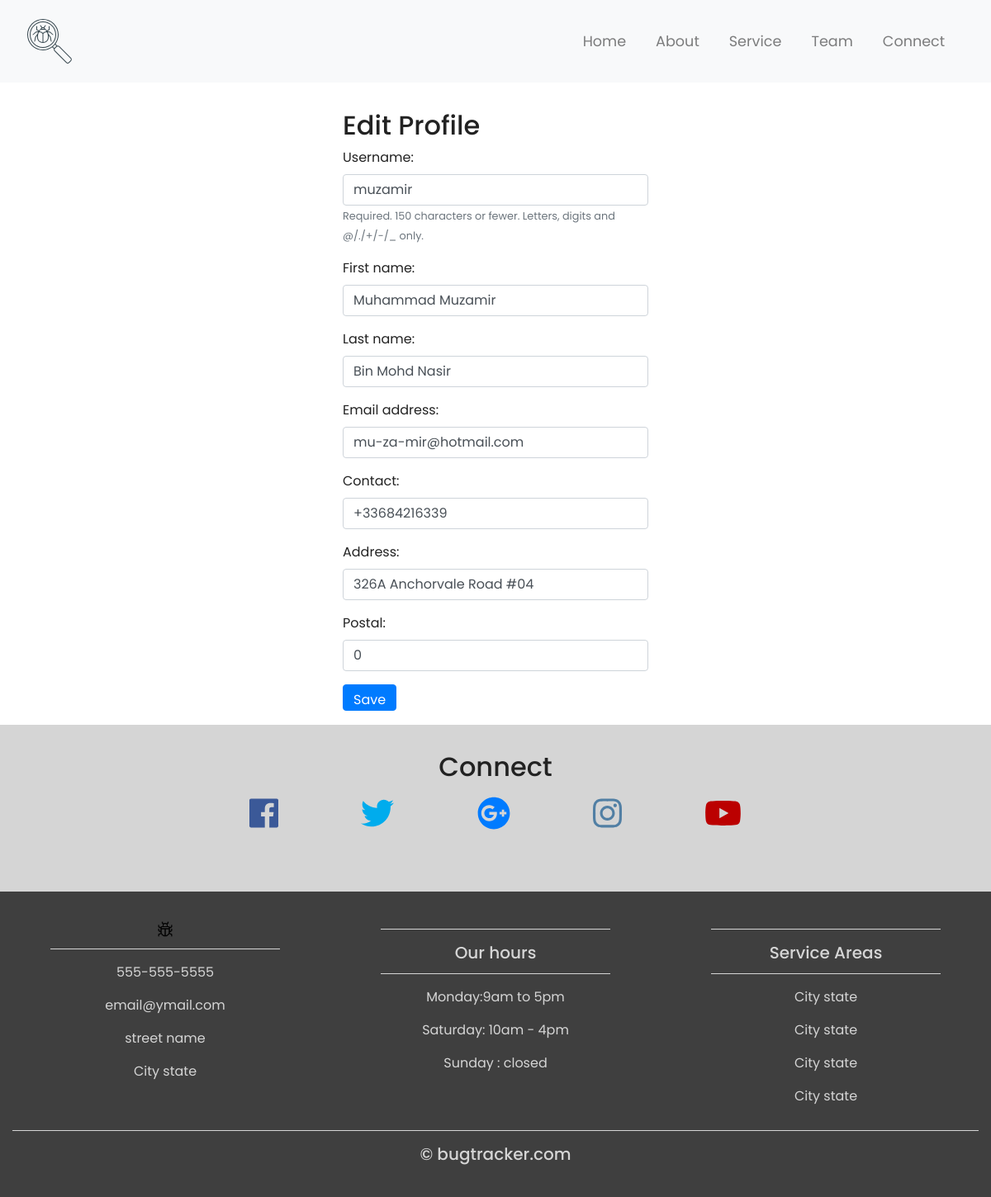
/users/2/profile/edit, run on the app's committed database.
### users/models.py (models this page shows, shortened)
class CustomUser(AbstractUser):
    address = models.CharField(max_length=500, blank=True)
    postal = models.PositiveIntegerField(default=0,blank=True,validators=[MaxValueValidator(1000)])
    contact = PhoneNumberField(blank=True)

### users/views.py (the view, shortened to what this page needs)
# urls.py: path('<int:pk>/profile/edit', views.EditProfile.as_view(), name='edit-profile'),
class EditProfile(generic.edit.UpdateView):
    form_class= CustomUserChangeForm
    template_name = 'edit_profile.html'
    model = User
    def get(self,request,pk):
        print(pk)
        self.object = User.objects.get(id=pk)
        form_class = self.get_form_class()
        form = self.get_form(form_class)
        context = self.get_context_data(object=self.object, form=form)
        return self.render_to_response(context)

### users/forms.py
class CustomUserChangeForm(UserChangeForm):
    class Meta:
        model = CustomUser
        fields = ('username','first_name','last_name', 'email','contact','address', 'postal')
    def __init__(self, *args, **kwargs):
        super(CustomUserChangeForm, self).__init__(*args, **kwargs)
        del self.fields['password']
        self.helper = FormHelper()
        self.helper.form_tag = True
        self.helper.form_class = 'form-horizontal'
        self.helper.label_class = 'col-md-3 create-label'
        self.helper.field_class = 'col-md-9'
        self.helper.layout = Layout(
            Div(
                Field('username'),
                Div(
                    Div(Field('first_name'),css_class='col-md-6'),
                    Div(Field('last_name'),css_class='col-md-6'),
                    css_class='row'),
                Field('email'),
                Field('contact'),
                Field('address'),
                Field('postal'),
                HTML("<br>"),
                ButtonHolder(Submit('submit', 'save')),
                ButtonHolder(Submit('cancel', 'Cancel', css_class='btn-danger',formnovalidate='formnovalidate'))
                )
        )

### templates/edit_profile.html (shortened to what this page needs)
{% extends 'base.html' %}
{% block content %}
<div class="col-sm-4">
</div>
<div class="container col-sm-4">
  <h2>Edit Profile</h2>
  <form method="post">
    {% load widget_tweaks %}
    {% for field in form %}
    <div class="form-group {% if field.errors %}alert alert-danger{% endif %}">
      {{ field.label_tag }}
      {% render_field field class="form-control" %}
      {% if field.help_text %}<small class="text-muted">{{ field.help_text|safe}}</small> {% endif %}
    </div>
    {% endfor %}
    <button type="submit" class="btn btn-primary">Save</button>
  </form>
  </div>
  <div class="col-sm-4">
  </div>
{% endblock %}

### static/styles/main.css (style rules this page uses)
html,body { height: 100%; width:100%; font-family: 'Poppins', sans-serif; color: #222 }
.btn { margin-bottom:1rem; padding-bottom: 0rem; }
h2 { padding-top:2rem }

### data on the page
CustomUser: username "muzamir" "Muhammad Muzamir" "Bin Mohd Nasir" "mu-za-mir@hotmail.com" "+33684216339" "326A Anchorvale Road #04" "0"

### other printed values
{{ field.label_tag }} "Username:" "First name:" "Last name:" "Email address:" "Contact:" "Address:" "Postal:"
{{ field.help_text|safe }} "Required. 150 characters or fewer. Letters, digits and @/./+/-/_ only."
